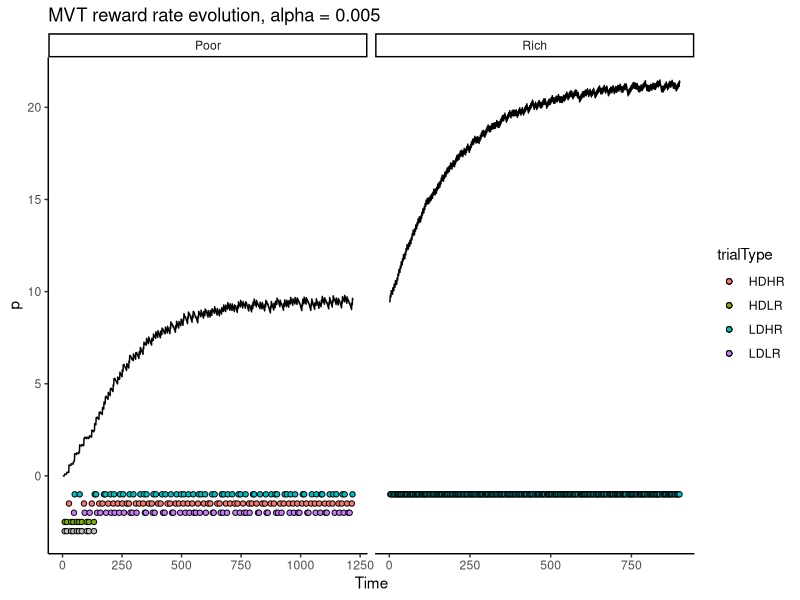

Generate this figure with R:
# simulating decisions from Garrett and Daw 2019
# this is just a playground to estimate how models affect their experiment
# this was helpful in understanding their approach
# and really, I did it to motivate myself to do it with my own data

library(tidyverse)

# there are 4 trial types, spanning low to high reward rates
trialType <- list(HDLR = c(rep(0, 8), 20),
                  HDHR = c(rep(0, 8), 80),
                  LDLR = c(rep(0, 2), 20),
                  LDHR = c(rep(0, 2), 80))

# earning rates (pts/time) per trial
trialTimes <- list(HDLR = 8, LDHR = 2, HDHR = 8, LDLR = 2)
trialRewards <- list(HDLR = 20, LDHR = 80, HDHR = 80, LDLR = 20)
  
# blocks had different environmental richness based on rate of trial occurrences (per 7 trials)
richTrials <- c("HDLR", "HDHR", "LDLR", rep("LDHR", 4))
poorTrials <- c("LDHR", "HDHR", "LDLR", rep("HDLR", 4))

# optimal policy for each block
richAccept <- list(HDLR = F, LDHR = T, HDHR = F, LDLR = F)
poorAccept <- list(HDLR = F, LDHR = T, HDHR = T, LDLR = T)

# starting parameters for their Rescorla-Wagner-type model
# the model updates per second
# p = is the expected reward value
# alpha is the adaptation rate
p <- 0
alpha <- 0.005
n <- 60

# this is just to store a session's evolution of the reward estimate
pStore <- numeric()
evol <- data.frame(Reward = NA,
                   Delay = NA,
                   p = NA,
                   trialType = NA,
                   Choice = NA,
                   Optimal = NA,
                   Environment = NA)

# start simulating a series of 'n' trials in an 'env' environment
env <- poorTrials
for (run in seq(n)) {
  # randomly select the next 7 trials based on environmental richness
  sequence <- sample(env)
  
  # go through trials
  for (trial in sequence) {
    # if the trial's rate is higher than the estimated OC (average reward rate p * delay)
    # accept <- rich/poorAccept[[trial]] for optimality
    OC <- trialTimes[[trial]] * p
    accept <- ifelse(trialRewards[[trial]] > OC, T, F)
    
    # updated p at each second within the trial (one 0 = no update during offer window)
    if (accept) {
      for (r in trialType[[trial]]) {
        p <- p + alpha * (r - p) # could turn this into a function, so multiple models can be tested
        evol <- rbind(evol, c(r, trialTimes[[trial]], p, trial, accept, poorAccept[[trial]], "Poor"))
      }
    } else {
      p <- p + alpha * (0 - p) # 0 is for the 1 second in the offer window
      evol <- rbind(evol, c(r, trialTimes[[trial]], p, trial, accept, poorAccept[[trial]], "Poor"))
    }
  }
}

# start simulating a series of 'n' trials in an 'env' environment
env <- richTrials
for (run in seq(n)) {
  # randomly select the next 7 trials based on environmental richness
  sequence <- sample(env)
  
  # go through trials
  for (trial in sequence) {
    # if the trial's rate is higher than the estimated OC (average reward rate p * delay)
    # accept <- rich/poorAccept[[trial]] for optimality
    OC <- trialTimes[[trial]] * p
    accept <- ifelse(trialRewards[[trial]] > OC, T, F)
    
    # updated p at each second within the trial (one 0 = no update during offer window)
    if (accept) {
      for (r in trialType[[trial]]) {
        p <- p + alpha * (r - p) # could turn this into a function, so multiple models can be tested
        evol <- rbind(evol, c(r, trialTimes[[trial]], p, trial, accept, richAccept[[trial]], "Rich"))
      }
    } else {
      p <- p + alpha * (0 - p) # 0 is for the 1 second in the offer window
      evol <- rbind(evol, c(r, trialTimes[[trial]], p, trial, accept, richAccept[[trial]], "Rich"))
    }
  }
}




# plot the evolution of p
evol %>%
  filter(!is.na(p)) %>%
  mutate(p = as.numeric(p),
         ReceiptHDHR = ifelse((Reward > 0 & Choice == T & trialType == "HDHR"), -1.5, -6),
         ReceiptHDLR = ifelse((Reward > 0 & Choice == T & trialType == "HDLR"), -2.5, -6),
         ReceiptLDLR = ifelse((Reward > 0 & Choice == T & trialType == "LDLR"), -2, -6),
         ReceiptLDHR = ifelse((Reward > 0 & Choice == T & trialType == "LDHR"), -1, -6),
         optimalReceipt = ifelse((Reward > 0 & Optimal != Choice), -3, -6),
         Time = c(seq(sum(Environment == "Poor")), seq(sum(Environment == "Rich"))),
         Environment = factor(Environment, levels = c("Poor", "Rich"))) %>%
  ggplot(aes(Time, p)) +
    geom_line() +
    ylim(-3, NA) +
    labs(title = paste("MVT reward rate evolution, alpha =", alpha)) +
    geom_point(aes(Time, optimalReceipt), pch = 21, color = "black", fill = "grey", size = 1.5) +
    geom_point(aes(Time, ReceiptLDHR, fill = trialType), pch = 21, color = "black", size = 1.5) +
    geom_point(aes(Time, ReceiptHDHR, fill = trialType), pch = 21, color = "black", size = 1.5) +
    geom_point(aes(Time, ReceiptLDLR, fill = trialType), pch = 21, color = "black", size = 1.5) +
    geom_point(aes(Time, ReceiptHDLR, fill = trialType), pch = 21, color = "black", size = 1.5) +
    facet_wrap(vars(Environment), scales = "free_x") +
    theme_classic()


